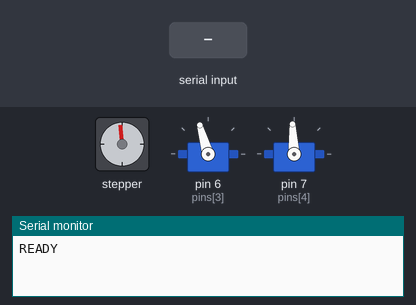
Bench run of a sketch on a simulated Arduino Uno, built with avr-gcc and run on an emulated ATmega328P. Shown: stepper motor, 2 × servo, the last lines printed to the serial monitor. Wiring (inferred from the names in the program): stepper motor (200 steps per turn assumed): coils pin 8, pin 9, pin 11, pin 10; 2 × servo: signal pin 6 / signal pin 7. The test bench sets the inputs (shaded band). Servo pulses on a pin are drawn as a servo (544–2400 µs = 0–180°).

Above: at 2.2 s.
2.3 s: "90,45\n" received over Serial
At 9.3 s:
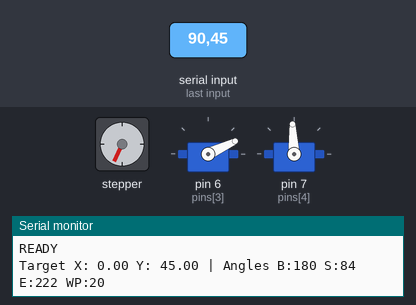
At 15.8 s:
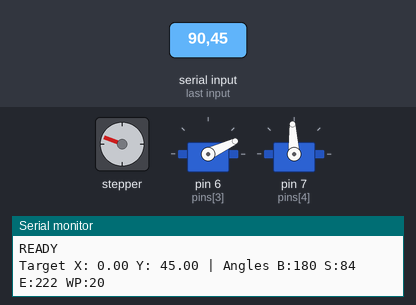
Timing chart, 0 to 33.4 s (numbered marks = the images above; inputs shaded):
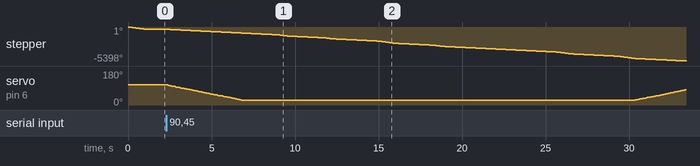

Measured:
- after the input at 2.3 s, stepper: keeps turning counter-clockwise at about 162°/s, starting at once; servo on pin 6 (pins[3]): 106° → 104° after 0.07 s, → 102° 0.11 s later, → 100° 0.11 s later, → 98° 0.11 s later, … (81 changes in this stretch)
- by itself, stepper: turns 365° counter-clockwise in 1.0 s

The sketch:

finalarduinocode.ino
```cpp
// 6-servo pick-and-place sorter (IK Dynamic)
// Pins: Base=9, Shoulder=8, Elbow=10, WristPitch=6, WristRotate=7, Gripper=11

const int BASE_PIN     = 9;
const int SHOULDER_PIN = 8;
const int ELBOW_PIN    = 10;
const int WRIST_P_PIN  = 6;
const int WRIST_R_PIN  = 7;
const int GRIPPER_PIN  = 11;

const unsigned long FRAME_US = 20000;
const unsigned long GRIP_HOLD_MS = 1000;
const int STEP_DELAY_MS = 35; // slower->faster

// robot dimensions in mm
const float L1 = 112.75;  // shoulder to elbow
const float L2 = 219.75; // elbow to tip of gripper (94.75 + 125)
const float Z_TABLE = -102.28;
const float Z_SAFE = -50.0;

// calibrated servo offsets
const int S_VERT_SERVO = 85;// shoulder is vertical at 85
const int E_VERT_SERVO = 110; // elbow is straight at 110
const int E_HORIZ_SERVO = 170;// elbow is at 90deg at 25
const int P_ALIGN_SERVO = 103; // wrist pitch aligned with forearm
const int G_OPEN = 180;
const int G_CLOSE = 130;

// current positions
int curB = 90, curS = 85, curE = 110, curWP = 103, curWR = 90, curG = 180;

// default home position
const int HOME_B = 90, HOME_S = 85, HOME_E = 110, HOME_WP = 103, HOME_WR = 90, HOME_G = 180;

// bin coordinates (x, y, z)
const float BIN1_XYZ[] = {150.0, 100.0, -70.0};  // leds
const float BIN2_XYZ[] = {150.0, -100.0, -70.0}; // resistors

struct RobotPose { int b, s, e, wp; bool reachable; };

int angleToPulseUs(int angle) {
  angle = constrain(angle, 0, 180);
  return 600 + (angle * 1800) / 180;
}

void sendFrame(int b, int s, int e, int wp, int wr, int g) {
  int pulses[] = {angleToPulseUs(b), angleToPulseUs(s), angleToPulseUs(e), angleToPulseUs(wp), angleToPulseUs(wr), angleToPulseUs(g)};
  int pins[] = {BASE_PIN, SHOULDER_PIN, ELBOW_PIN, WRIST_P_PIN, WRIST_R_PIN, GRIPPER_PIN};

  unsigned long start = micros();
  for(int i=0; i<6; i++) {
    digitalWrite(pins[i], HIGH);
    delayMicroseconds(pulses[i]);
    digitalWrite(pins[i], LOW);
  }
  while (micros() - start < FRAME_US);
}

// moves the servos step-by-step
void holdPose(int b, int s, int e, int wp, int wr, int g, unsigned long ms) {
  bool arrived = false;
  while (!arrived) {
    arrived = true;
    if (curB != b) { curB += (b > curB) ? 1 : -1; arrived = false; }
    if (curS != s) { curS += (s > curS) ? 1 : -1; arrived = false; }
    if (curE != e) { curE += (e > curE) ? 1 : -1; arrived = false; }
    if (curWP != wp) { curWP += (wp > curWP) ? 1 : -1; arrived = false; }
    if (curWR != wr) { curWR += (wr > curWR) ? 1 : -1; arrived = false; }
    if (curG != g) { curG += (g > curG) ? 1 : -1; arrived = false; }

    sendFrame(curB, curS, curE, curWP, curWR, curG);
    delay(STEP_DELAY_MS);
  }
  unsigned long t0 = millis();
  while (millis() - t0 < ms) sendFrame(curB, curS, curE, curWP, curWR, curG);
}

// calculate inverse kinematics using physical offsets
RobotPose getAnglesIK(float x, float y, float z) {
  RobotPose p;
  float R = sqrt(sq(x) + sq(y));
  float D = sqrt(sq(R) + sq(z));

  // check if the target is out of bounds
  if (D > (L1 + L2 - 5) || D < 60) {
    p.reachable = false;
    return p;
  }

  float a1 = atan2(z, R);
  float a2 = acos(constrain((sq(L1) + sq(D) - sq(L2)) / (2 * L1 * D), -1, 1));
  float a3 = acos(constrain((sq(L1) + sq(L2) - sq(D)) / (2 * L1 * L2), -1, 1));

  float mathS = (a1 + a2) * 180.0 / PI; // angle from horizontal
  float mathE = a3 * 180.0 / PI; // internal angle between links

  // apply the physical servo offsets and inversions
  p.b = 90 + (atan2(y, x) * 180.0 / PI);
  p.s = 175 - mathS; // map the math 90(vert) to our servo 85

  float elbow_ratio = (mathE - 90.0) / (180.0 - 90.0);
  p.e = E_HORIZ_SERVO + elbow_ratio * (E_VERT_SERVO - E_HORIZ_SERVO);

  // keep the gripper pointing straight down
  p.wp = 180 - (p.s + p.e);
  p.wp = constrain(p.wp, 20, 160);

  p.reachable = true;
  return p;
}

// run the actual pick and place sequence
void doCycleDynamic(RobotPose hover, RobotPose pick, RobotPose bin) {
  holdPose(hover.b, hover.s, hover.e, hover.wp, 90, G_OPEN, 500);   // hover safely over the part
  holdPose(pick.b,  pick.s,  pick.e,  pick.wp,  90, G_OPEN, 400);   // drop down to it
  holdPose(pick.b,  pick.s,  pick.e,  pick.wp,  90, G_CLOSE, GRIP_HOLD_MS); // grab it
  holdPose(hover.b, hover.s, hover.e, hover.wp, 90, G_CLOSE, 500);  // lift it back up
  holdPose(bin.b,   bin.s,   bin.e,   bin.wp,   90, G_CLOSE, 800);  // move over to the bin
  holdPose(bin.b,   bin.s,   bin.e,   bin.wp,   90, G_OPEN, GRIP_HOLD_MS);  // let go
  holdPose(HOME_B, HOME_S, HOME_E, HOME_WP, HOME_WR, HOME_G, 800);  // go back home
}

void setup() {
  int pins[] = {9, 8, 10, 6, 7, 11};
  for(int i=0; i<6; i++) pinMode(pins[i], OUTPUT);
  Serial.begin(9600);

  // start up slowly and go to home position
  holdPose(HOME_B, HOME_S, HOME_E, HOME_WP, HOME_WR, HOME_G, 1000);
  Serial.println("READY");
}

/* // manual debugger
void loop() {
  if (Serial.available() > 0) {
    // reduce timeout to 10ms instead of 1000ms so it doesn't lag
    Serial.setTimeout(10);
    char motor = Serial.read();
    int angle = Serial.parseInt();

    if (motor == 'B') curB = angle;
    else if (motor == 'S') curS = angle;
    else if (motor == 'E') curE = angle;
    else if (motor == 'P') curWP = angle;
    else if (motor == 'R') curWR = angle;
    else if (motor == 'G') curG = angle;

    Serial.print("Target: "); Serial.print(motor);
    Serial.println(angle);
  }
  sendFrame(curB, curS, curE, curWP, curWR, curG);
}
*/

void loop() {
  if (Serial.available() > 0) {
    String data = Serial.readStringUntil('\n');
    char type = data.charAt(0);
    int firstComma = data.indexOf(','), secondComma = data.lastIndexOf(',');
    float tx = data.substring(firstComma + 1, secondComma).toFloat();
    float ty = data.substring(secondComma + 1).toFloat();

    RobotPose pick = getAnglesIK(tx, ty, Z_TABLE);
    Serial.print("Target X: "); Serial.print(tx);
    Serial.print(" Y: "); Serial.print(ty);
    Serial.print(" | Angles B:"); Serial.print(pick.b);
    Serial.print(" S:"); Serial.print(pick.s);
    Serial.print(" E:"); Serial.print(pick.e);
    Serial.print(" WP:"); Serial.println(pick.wp);

    const float* bXYZ = (type == 'L') ? BIN1_XYZ : BIN2_XYZ;
    RobotPose bin = getAnglesIK(bXYZ[0], bXYZ[1], bXYZ[2]);
    RobotPose hover = getAnglesIK(tx, ty, Z_SAFE);

    if (pick.reachable && bin.reachable && hover.reachable) {
      doCycleDynamic(hover, pick, bin);
    } else {
      Serial.println("ERROR: Unreachable");
    }

    Serial.println("READY");
  }
}
```
